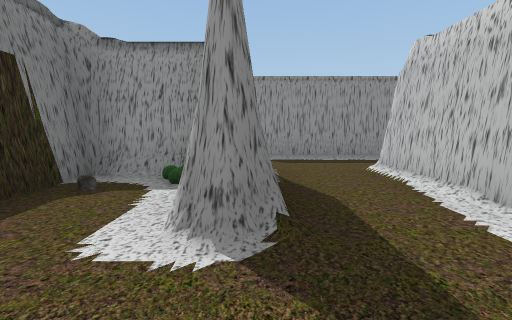
View 1 (above)

24 first-person views from a walk through a Unity game level. The camera is 1.2 m above the floor, tilts 6° down and sees 85° across. The floor is counted in squares, 2 m on a side. Each view is taken from the middle of a square. On the plan, view 1 faces up. The plan holds only what a view shows up to about 9 squares ahead; the rest is blank. Some trees and plants on the terrain are drawn as simple stand-ins. The player character is not drawn.

View 2
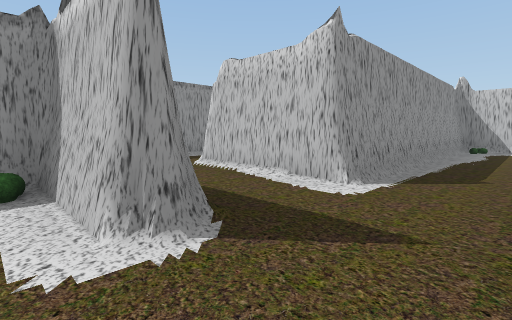

View 3
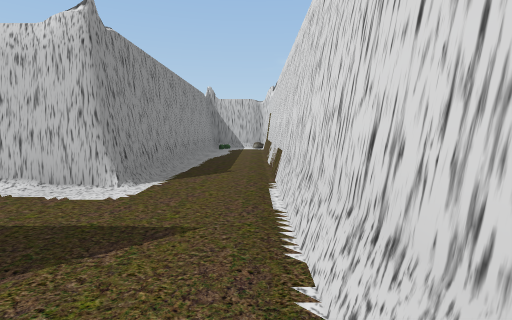

View 4
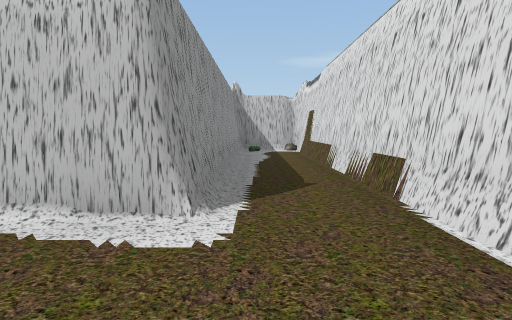

View 5
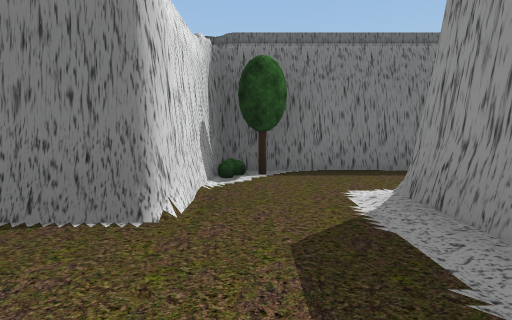

View 6
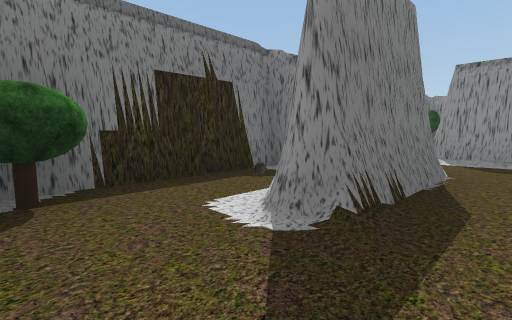

View 7
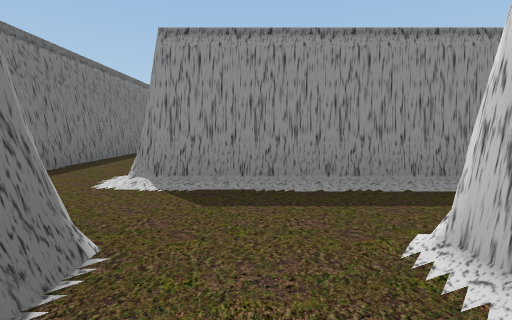

View 8
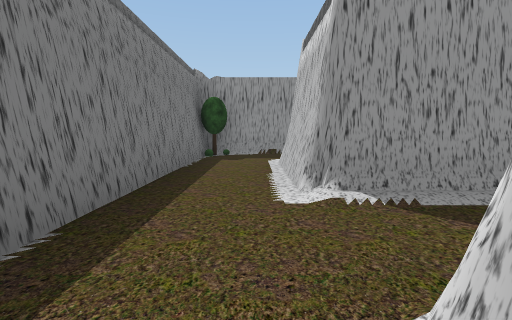

View 9
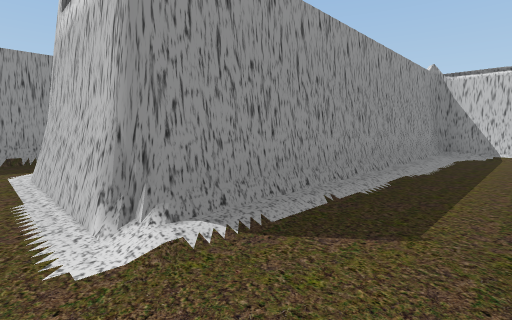

View 10
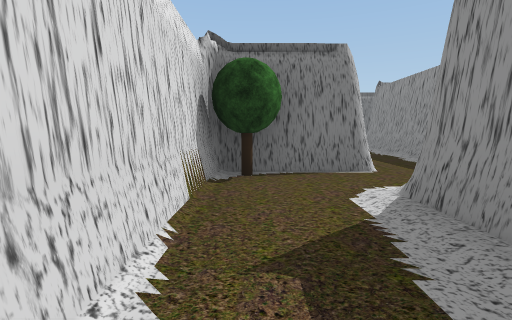

View 11
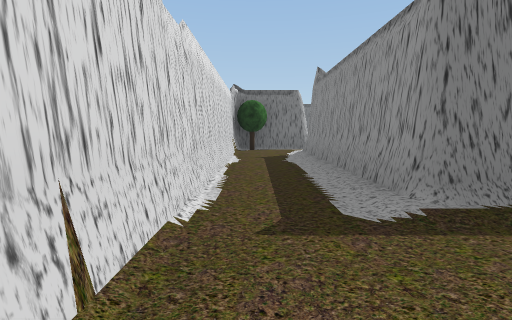

View 12
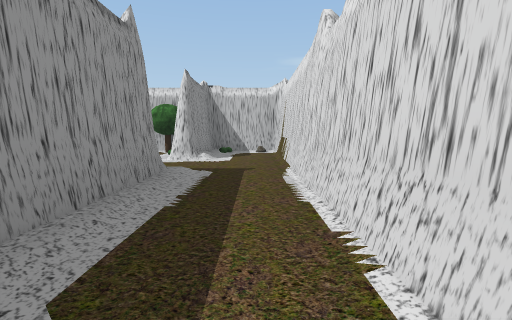

View 13
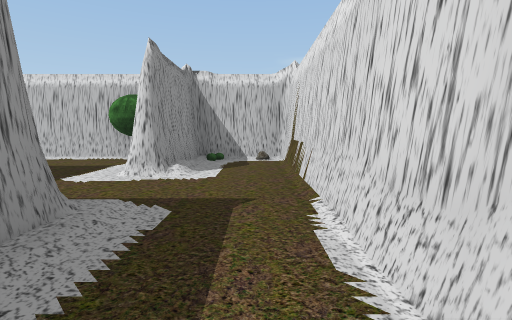

View 14
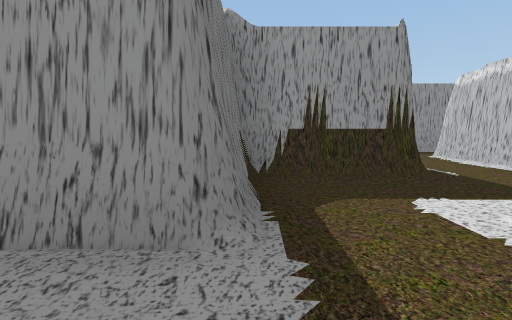

View 15
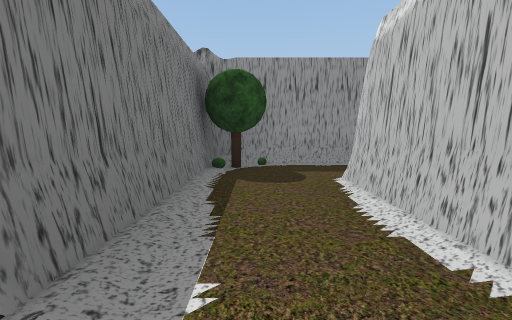

View 16
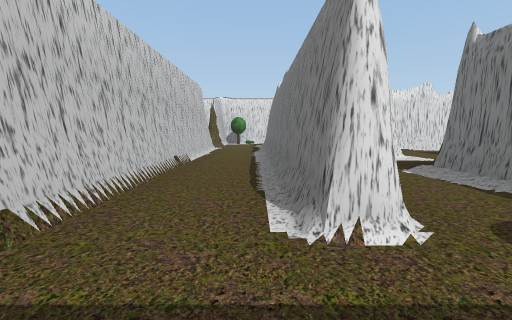

View 17
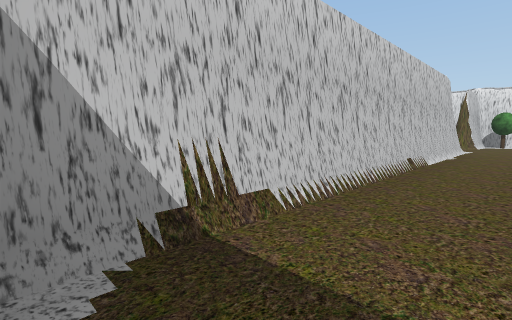

View 18
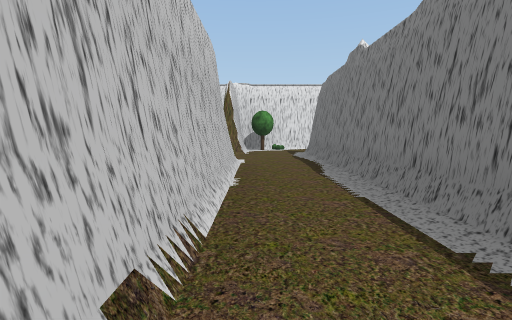

View 19
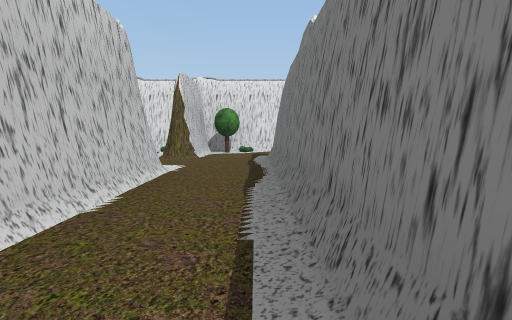

View 20
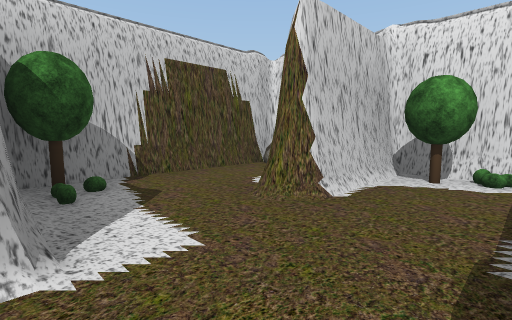

View 21
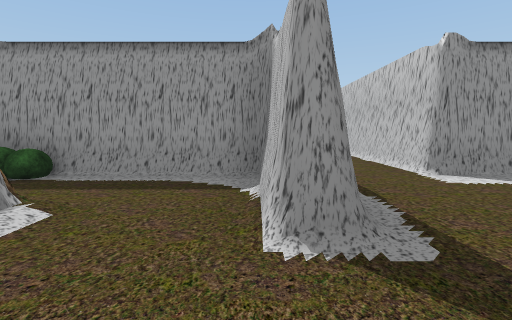

View 22
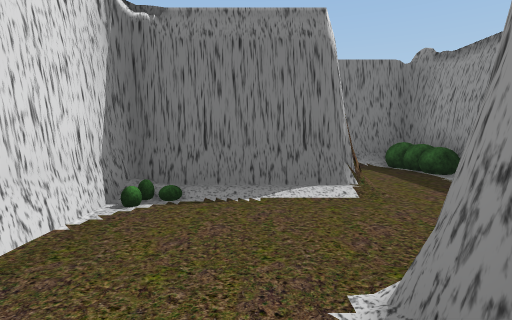

View 23
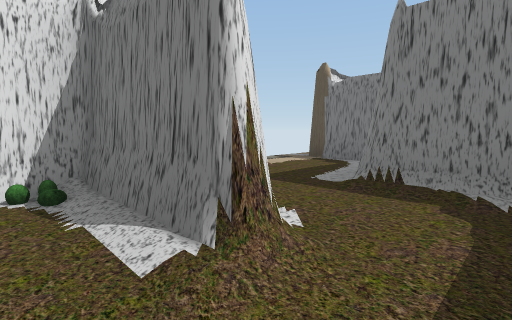

View 24
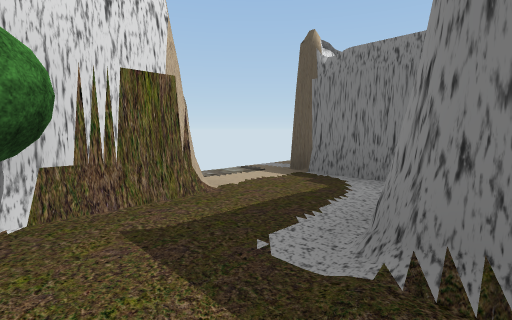

### Floor plan
Key: @ floor where view 1 was taken; # wall or solid block; . floor; / step, stairs or slope; T tree; O other object.
Columns run from 2 left of view 1 to 21 right of it. Each row starts with its distance up from view 1.
 14 ###             #####
 13 OO.             #TO.##
 12 #..             #....#
 11 #.#             #.#..#
 10 #.#             #.#..#
  9 #. #######    ###.#..#
  8 #........#    #...#..#
  7 #.//////.#    #..#T..#
  6 #.#####/./#####.###..#
  5 OO.... T..........#..#
  4 ###.#  ####### O###..###
  3 #O#.#         O...#..OT#
  2 #.#.# ######  #.#.#..#.#
  1 #.........O#....#....#O#
  0 T/@////////#...T#O.OT#O#
 -1  ###########..##########

Where each view was taken, in squares from view 1:
view 1: 0 up, 0 right, facing up
view 2: 0 up, 1 left, facing up-right
view 3: 0 up, 1 left, facing right
view 4: 1 up, 0 right, facing right
view 5: 5 up, 2 right, facing left
view 6: 0 up, 1 right, facing up-left
view 7: 3 up, 1 right, facing up
view 8: 6 up, 1 left, facing up
view 9: 7 up, 1 left, facing up-right
view 10: 5 up, 9 right, facing left
view 11: 5 up, 14 right, facing left
view 12: 5 up, 8 right, facing right
view 13: 5 up, 10 right, facing right
view 14: 5 up, 12 right, facing up
view 15: 8 up, 15 right, facing up
view 16: 13 up, 17 right, facing down
view 17: 13 up, 17 right, facing down-right
view 18: 9 up, 18 right, facing down
view 19: 8 up, 17 right, facing down
view 20: 4 up, 17 right, facing down-right
view 21: 0 up, 16 right, facing up
view 22: 1 up, 17 right, facing left
view 23: 3 up, 15 right, facing down-left
view 24: 2 up, 13 right, facing down-left
